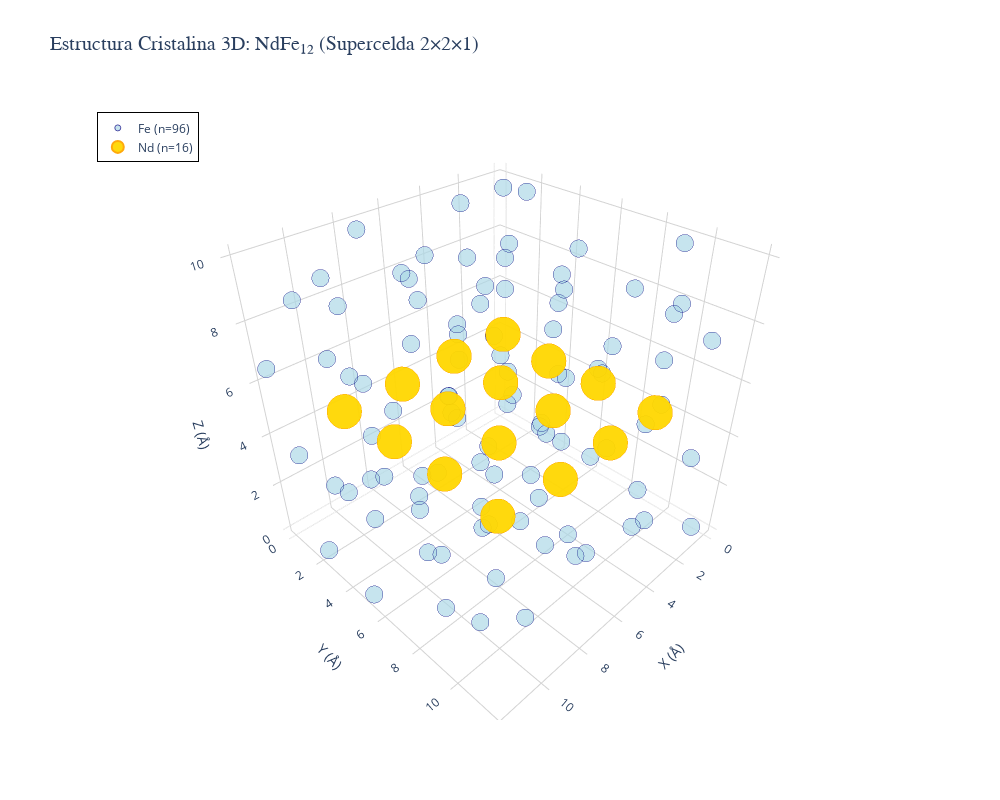

The cell this chart's notebook holds for it:
### Markdown cell above
## Visualización 3D de la Estructura Cristalina

### Code cell
# Crear figura interactiva con Plotly
fig = go.Figure()

# Añadir átomos de Fe (azul claro)
fig.add_trace(go.Scatter3d(
    x=Fe_positions[:, 0],
    y=Fe_positions[:, 1],
    z=Fe_positions[:, 2],
    mode='markers',
    name=f'Fe (n={len(Fe_positions)})',
    marker=dict(
        size=6,
        color='lightblue',
        opacity=0.7,
        line=dict(color='navy', width=1)
    ),
    hovertemplate='<b>Fe</b><br>X: %{x:.3f} Å<br>Y: %{y:.3f} Å<br>Z: %{z:.3f} Å<extra></extra>'
))

# Añadir átomos de Nd (amarillo/dorado)
fig.add_trace(go.Scatter3d(
    x=Nd_positions[:, 0],
    y=Nd_positions[:, 1],
    z=Nd_positions[:, 2],
    mode='markers',
    name=f'Nd (n={len(Nd_positions)})',
    marker=dict(
        size=12,
        color='gold',
        opacity=0.95,
        line=dict(color='orange', width=2)
    ),
    hovertemplate='<b>Nd</b><br>X: %{x:.3f} Å<br>Y: %{y:.3f} Å<br>Z: %{z:.3f} Å<extra></extra>'
))

# Configurar layout
fig.update_layout(
    title=dict(
        text='Estructura Cristalina 3D: NdFe₁₂ (Supercelda 2×2×1)',
        font=dict(size=20, family='Arial Black')
    ),
    scene=dict(
        xaxis=dict(title='X (Å)', backgroundcolor='white', gridcolor='lightgray'),
        yaxis=dict(title='Y (Å)', backgroundcolor='white', gridcolor='lightgray'),
        zaxis=dict(title='Z (Å)', backgroundcolor='white', gridcolor='lightgray'),
        aspectmode='cube'
    ),
    width=1000,
    height=800,
    showlegend=True,
    legend=dict(
        x=0.02,
        y=0.98,
        bgcolor='rgba(255,255,255,0.9)',
        bordercolor='black',
        borderwidth=1
    ),
    hovermode='closest'
)

# Mostrar gráfica interactiva
fig.show()

print(f"\n📊 Estructura cristalina visualizada:")
print(f"   - Átomos de Fe (azul): {len(Fe_positions)}")
print(f"   - Átomos de Nd (amarillo): {len(Nd_positions)}")
print(f"   - Rango X: [{Fe_positions[:, 0].min():.3f}, {Fe_positions[:, 0].max():.3f}] Å")
print(f"   - Rango Y: [{Fe_positions[:, 1].min():.3f}, {Fe_positions[:, 1].max():.3f}] Å")
print(f"   - Rango Z: [{Fe_positions[:, 2].min():.3f}, {Fe_positions[:, 2].max():.3f}] Å")

### Figure 1 — Plotly figure (JSON) as saved in the notebook; plotly's stock layout.template omitted (floating-point values rounded to 4 significant figures)
{"data": [{"hovertemplate": "<b>Fe</b><br>X: %{x:.3f} Å<br>Y: %{y:.3f} Å<br>Z: %{z:.3f} Å<extra></extra>", "marker": {"color": "lightblue", "line": {"color": "navy", "width": 1}, "opacity": 0.7, "size": 6}, "mode": "markers", "name": "Fe (n=96)", "type": "scatter3d", "x": [9.356, 5.37, 1.305, 4.165, 2.226, 0.8889, 3.493, 8.735, 11.85, 8.677, 7.611, 8.944, 8.08, 4.443, 5.927, 11.09, 5.458, 11.82, 10.85, 7.604, 7.551, 6.543, 2.286, 5.562, 10.4, 8.135, 5.788, 10.02, 8.286, 0.6662, 4.492, 11.65, 7.534, 8.303, 1.171, 11.83, 4.111, 1.839, 3.116, 5.568, 4.298, 0.6528, 2.945, 0.3576, 8.474, 4.617, 11.96, 2.554, 8.616, 10.46, 2.506, 5.884, 0.06064, 6.151, 2.518, 11.92, 0.7989, 11.12, 7.854, 8.313, 11.63, 0.2635, 9.169, 11.95, 5.031, 2.273, 4.805, 0.4074, 8.695, 3.8, 11.85, 6.495, 0.09645, 0.4415, 0.4193, 7.513, 11.68, 0.01234, 6.492, 9.069, 10.93, 2.988, 10.57, 0.5258, 0.2681, 6.117, 0.2871, 7.45, 11.83, 3.517, 3.342, 5.847, 0.07661, 8.456, 0.7735, 9.557], "y": [10.59, 1.369, 5.424, 6.45, 10.6, 7.82, 8.932, 4.612, 2.894, 0.2337, 11.61, 4.975, 10.67, 4.082, 8.404, 9.158, 8.282, 0.09042, 8.164, 6.604, 0.2838, 0.02132, 10.45, 3.935, 0.9945, 8.468, 1.864, 1.627, 3.681, 3.368, 11.73, 5.921, 0.3121, 3.984, 6.711, 10.99, 6.947, 2.109, 3.577, 7.225, 11.15, 11.12, 0.3304, 0.8435, 11.02, 11.77, 5.382, 3.306, 6.192, 3.726, 8.429, 10.17, 10.78, 5.845, 1.715, 11.51, 2.253, 7.73, 8.85, 8.095, 0.9107, 0.5554, 6.0, 8.617, 2.454, 0.006817, 0.03161, 11.57, 1.473, 2.695, 6.005, 10.35, 3.752, 3.955, 8.811, 2.714, 4.193, 0.1862, 5.458, 11.94, 2.815, 5.81, 11.99, 9.366, 6.268, 5.01, 8.68, 6.807, 2.261, 0.3211, 5.998, 3.639, 8.975, 0.009384, 0.7799, 7.85], "z": [1.113, 8.739, 8.955, 0.7476, 8.895, 8.17, 7.433, 3.103, 9.572, 7.639, 3.266, 9.931, 6.884, 0.769, 0.6609, 8.845, 9.58, 6.49, 0.8851, 2.269, 0.332, 2.773, 0.8648, 9.372, 1.717, 8.135, 0.4278, 9.325, 0.9246, 1.138, 6.964, 8.145, 9.831, 7.466, 1.286, 2.999, 8.387, 7.931, 9.108, 2.861, 2.11, 3.053, 3.719, 0.8748, 9.033, 9.692, 0.3398, 3.172, 6.677, 1.735, 3.075, 8.014, 7.081, 7.63, 0.08614, 6.72, 9.991, 3.073, 3.047, 0.4518, 3.543, 5.895, 0.7402, 6.043, 2.833, 9.448, 6.635, 0.1366, 3.251, 6.992, 5.216, 1.702, 3.307, 7.45, 0.3942, 9.09, 3.73, 9.561, 0.07866, 5.011, 7.486, 6.796, 9.001, 9.905, 4.327, 2.581, 3.192, 9.829, 0.2873, 1.546, 2.967, 6.846, 5.755, 4.934, 3.296, 9.739]}, {"hovertemplate": "<b>Nd</b><br>X: %{x:.3f} Å<br>Y: %{y:.3f} Å<br>Z: %{z:.3f} Å<extra></extra>", "marker": {"color": "gold", "line": {"color": "orange", "width": 2}, "opacity": 0.95, "size": 12}, "mode": "markers", "name": "Nd (n=16)", "type": "scatter3d", "x": [1.906, 1.973, 2.08, 2.014, 4.695, 4.667, 4.591, 4.608, 7.429, 7.315, 7.347, 7.257, 10.06, 9.909, 9.9, 10.08], "y": [2.055, 4.764, 7.425, 10.06, 2.013, 4.676, 7.338, 10.02, 2.065, 4.577, 7.277, 10.04, 1.939, 4.7, 7.334, 9.977], "z": [5.025, 4.908, 5.066, 4.982, 5.091, 5.03, 4.994, 4.979, 5.035, 5.054, 4.978, 4.938, 4.999, 5.019, 5.099, 5.099]}], "layout": {"height": 800, "hovermode": "closest", "legend": {"bgcolor": "rgba(255,255,255,0.9)", "bordercolor": "black", "borderwidth": 1, "x": 0.02, "y": 0.98}, "scene": {"aspectmode": "cube", "xaxis": {"backgroundcolor": "white", "gridcolor": "lightgray", "title": {"text": "X (Å)"}}, "yaxis": {"backgroundcolor": "white", "gridcolor": "lightgray", "title": {"text": "Y (Å)"}}, "zaxis": {"backgroundcolor": "white", "gridcolor": "lightgray", "title": {"text": "Z (Å)"}}}, "showlegend": true, "title": {"font": {"family": "Arial Black", "size": 20}, "text": "Estructura Cristalina 3D: NdFe₁₂ (Supercelda 2×2×1)"}, "width": 1000}}
